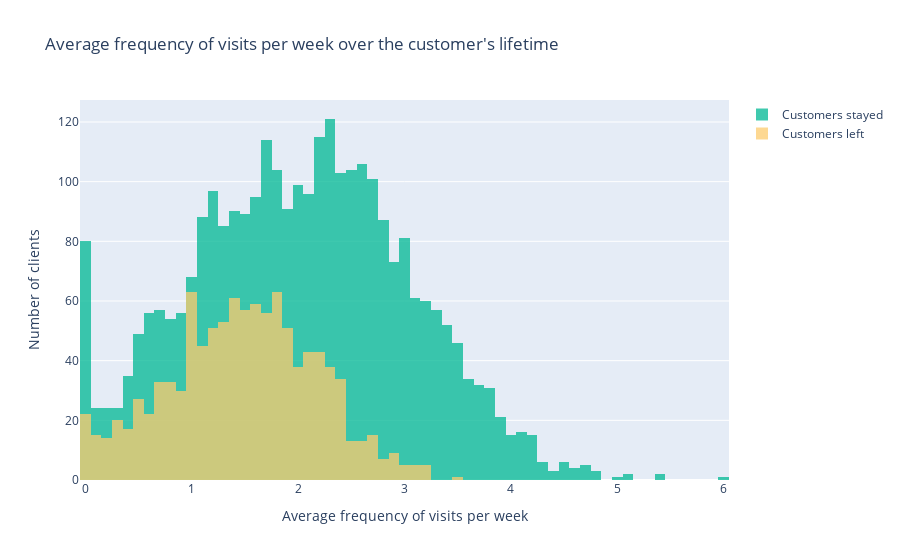

Notebook code for this chart:
### Markdown cell above
Most clients who quit going to the gym did so in the first 2 months.

### Code cell
plot_histogram('frequency_total',
               "Average frequency of visits per week over the customer's lifetime",
               'Average frequency of visits per week')

### Figure 1 — Plotly figure (JSON) as saved in the notebook; plotly's stock layout.template omitted (floating-point values rounded to 4 significant figures; data arrays with more than 128 entries replaced by an {"elided": "..."} marker saying what was removed)
{"data": [{"alignmentgroup": "True", "bingroup": "x", "hovertemplate": "=Customers stayed<br>frequency_total=%{x}<br>count=%{y}<extra></extra>", "legendgroup": "Customers stayed", "marker": {"color": "#00b894"}, "name": "Customers stayed", "offsetgroup": "Customers stayed", "opacity": 0.75, "orientation": "v", "showlegend": true, "type": "histogram", "x": {"elided": "2939 float values"}, "xaxis": "x", "yaxis": "y"}, {"alignmentgroup": "True", "bingroup": "x", "hovertemplate": "=Customers left<br>frequency_total=%{x}<br>count=%{y}<extra></extra>", "legendgroup": "Customers left", "marker": {"color": "#fdcb6e"}, "name": "Customers left", "offsetgroup": "Customers left", "opacity": 0.75, "orientation": "v", "showlegend": true, "type": "histogram", "x": {"elided": "1061 float values"}, "xaxis": "x", "yaxis": "y"}], "layout": {"barmode": "overlay", "legend": {"title": {"text": ""}, "tracegroupgap": 0}, "title": {"text": "Average frequency of visits per week over the customer's lifetime"}, "xaxis": {"anchor": "y", "domain": [0, 1], "title": {"text": "Average frequency of visits per week"}}, "yaxis": {"anchor": "x", "domain": [0, 1], "title": {"text": "Number of clients"}}}}
